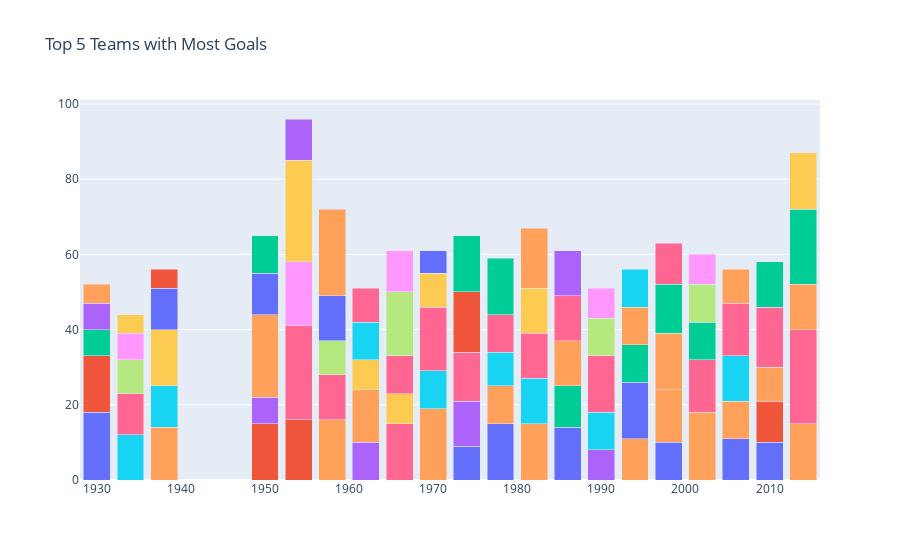

Source (notebook cell):
### Code cell
data = []

for team in top5['Country'].drop_duplicates().values:
    year = top5[top5['Country'] == team]['Year']
    goal = top5[top5['Country'] == team]['Goals']
    
    data.append(go.Bar(x = year, y = goal, name = team))
    
layout = go.Layout(barmode = 'stack', title = 'Top 5 Teams with Most Goals', showlegend = False)

fig = go.Figure(data = data, layout = layout)
fig.show()

### Figure 1 — Plotly figure (JSON) as saved in the notebook; plotly's stock layout.template omitted (floating-point values rounded to 4 significant figures)
{"data": [{"name": "Argentina", "type": "bar", "x": [1930, 1974, 1978, 1986, 1998, 2006, 2010], "y": [18, 9, 15, 14, 10, 11, 10]}, {"name": "Uruguay", "type": "bar", "x": [1930, 1950, 1954, 2010], "y": [15, 15, 16, 11]}, {"name": "USA", "type": "bar", "x": [1930], "y": [7]}, {"name": "Yugoslavia", "type": "bar", "x": [1930, 1950, 1962, 1974, 1990], "y": [7, 7, 10, 12, 8]}, {"name": "Brazil", "type": "bar", "x": [1930, 1938, 1950, 1958, 1962, 1970, 1978, 1982, 1994, 1998, 2002, 2006, 2010, 2014], "y": [5, 14, 22, 16, 14, 19, 10, 15, 11, 14, 18, 10, 9, 15]}, {"name": "Italy", "type": "bar", "x": [1934, 1938, 1970, 1978, 1982, 1990, 2006], "y": [12, 11, 10, 9, 12, 10, 12]}, {"name": "Germany", "type": "bar", "x": [1934, 1954, 1958, 1966, 1970, 1974, 1978, 1982, 1990, 2002, 2006, 2010, 2014], "y": [11, 25, 12, 15, 17, 13, 10, 12, 15, 14, 14, 16, 25]}, {"name": "Czechoslovakia", "type": "bar", "x": [1934, 1958, 1990], "y": [9, 9, 10]}, {"name": "Austria", "type": "bar", "x": [1934, 1954], "y": [7, 17]}, {"name": "Hungary", "type": "bar", "x": [1934, 1938, 1954, 1962, 1966, 1982], "y": [5, 15, 27, 8, 8, 12]}, {"name": "Sweden", "type": "bar", "x": [1938, 1950, 1958, 1994], "y": [11, 11, 12, 15]}, {"name": "Cuba", "type": "bar", "x": [1938], "y": [5]}, {"name": "Spain", "type": "bar", "x": [1950, 1986, 1994, 2002], "y": [10, 11, 10, 10]}, {"name": "Switzerland", "type": "bar", "x": [1954], "y": [11]}, {"name": "France", "type": "bar", "x": [1958, 1982, 1986, 1998, 2006, 2014], "y": [23, 16, 12, 15, 9, 12]}, {"name": "Chile", "type": "bar", "x": [1962], "y": [10]}, {"name": "Soviet Union", "type": "bar", "x": [1962, 1966, 1986], "y": [9, 10, 12]}, {"name": "Portugal", "type": "bar", "x": [1966], "y": [17]}, {"name": "England", "type": "bar", "x": [1966, 1990], "y": [11, 8]}, {"name": "Peru", "type": "bar", "x": [1970], "y": [9]}, {"name": "Mexico", "type": "bar", "x": [1970], "y": [6]}, {"name": "Poland", "type": "bar", "x": [1974], "y": [16]}, {"name": "Netherlands", "type": "bar", "x": [1974, 1978, 1998, 2010, 2014], "y": [15, 15, 13, 12, 20]}, {"name": "Belgium", "type": "bar", "x": [1986], "y": [12]}, {"name": "Bulgaria", "type": "bar", "x": [1994], "y": [10]}, {"name": "Romania", "type": "bar", "x": [1994], "y": [10]}, {"name": "Croatia", "type": "bar", "x": [1998], "y": [11]}, {"name": "Turkey", "type": "bar", "x": [2002], "y": [10]}, {"name": "Korea Republic", "type": "bar", "x": [2002], "y": [8]}, {"name": "Colombia", "type": "bar", "x": [2014], "y": [15]}], "layout": {"barmode": "stack", "showlegend": false, "title": {"text": "Top 5 Teams with Most Goals"}}}
